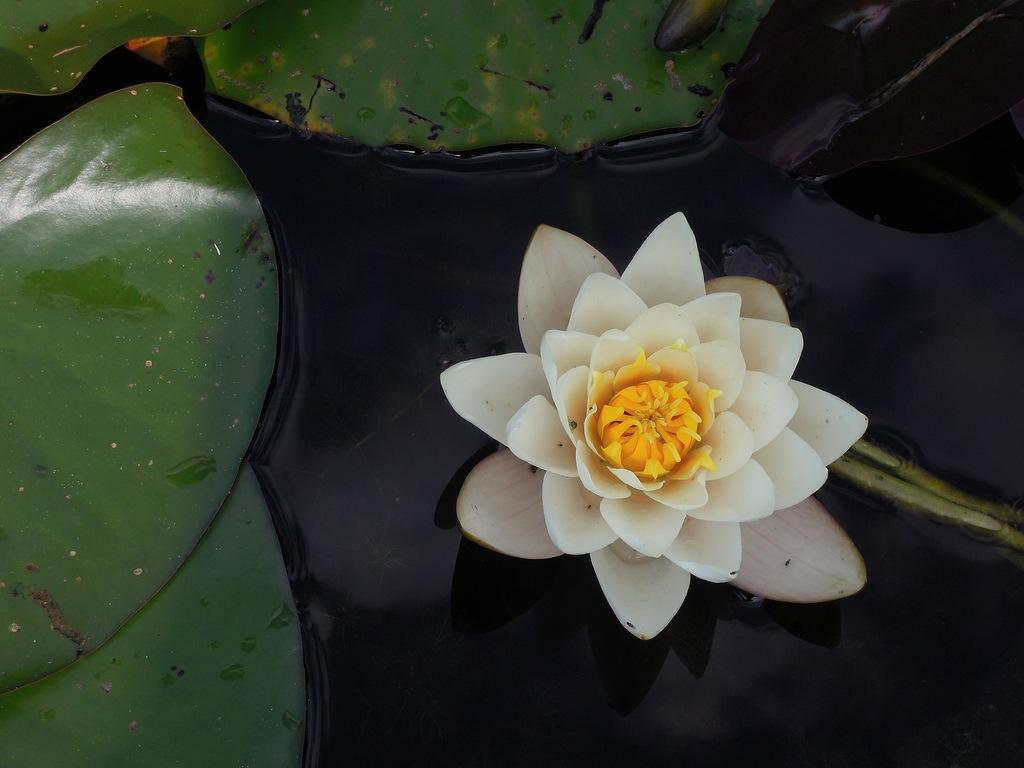
#> input picture Lista 04/Lista 04/flor.jpg, 1024 x 768 px
$ python exercicio01Filtro01.py
#> lines starting #> are read from the running program, lines starting #| are printed output that depends on the picture
from PIL import ImageFilter, Image

img1 = Image.open('flor.jpg')
#> img1 is the input picture: PIL image 1024x768 RGB; mean R, G, B 52.9, 57.6, 45.7

kernel = ImageFilter.Kernel((3, 3), (1, 0, -1, 0, 0, 0, -1, 0, 1), 1, 0)

img2 = img1.filter(kernel)
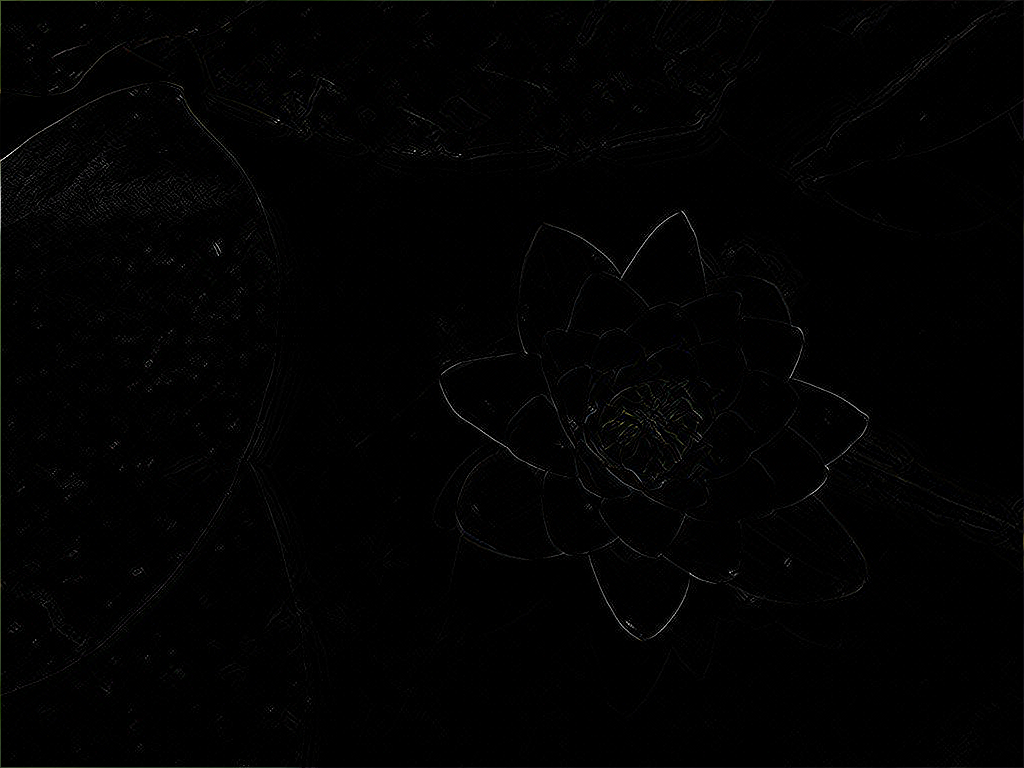
#> img2: PIL image 1024x768 RGB; mean R, G, B 1.9, 1.9, 1.9

img2.save('florFiltro01.jpg')

$ run again, with Lista 04/Lista 04/natureza.jpg copied over Lista 04/Lista 04/flor.jpg
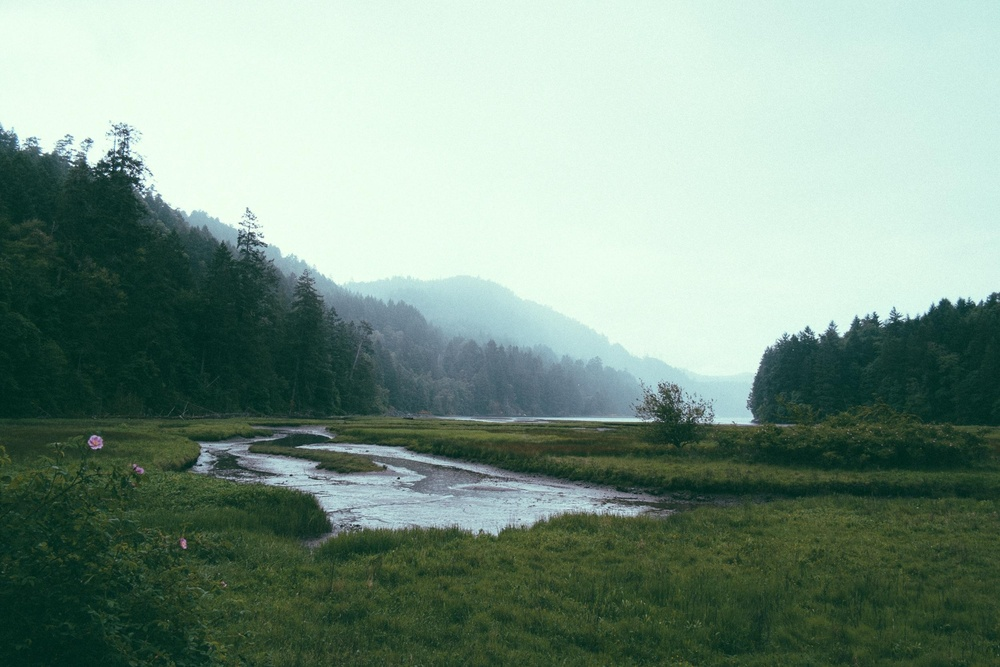
#> input picture Lista 04/Lista 04/natureza.jpg, 1000 x 667 px, shrunk from 2500 x 1667 before the run
#> img1 is the input picture: PIL image 1000x667 RGB; mean R, G, B 125.8, 149.8, 136
#> `img2 = img1.filter(kernel)`:
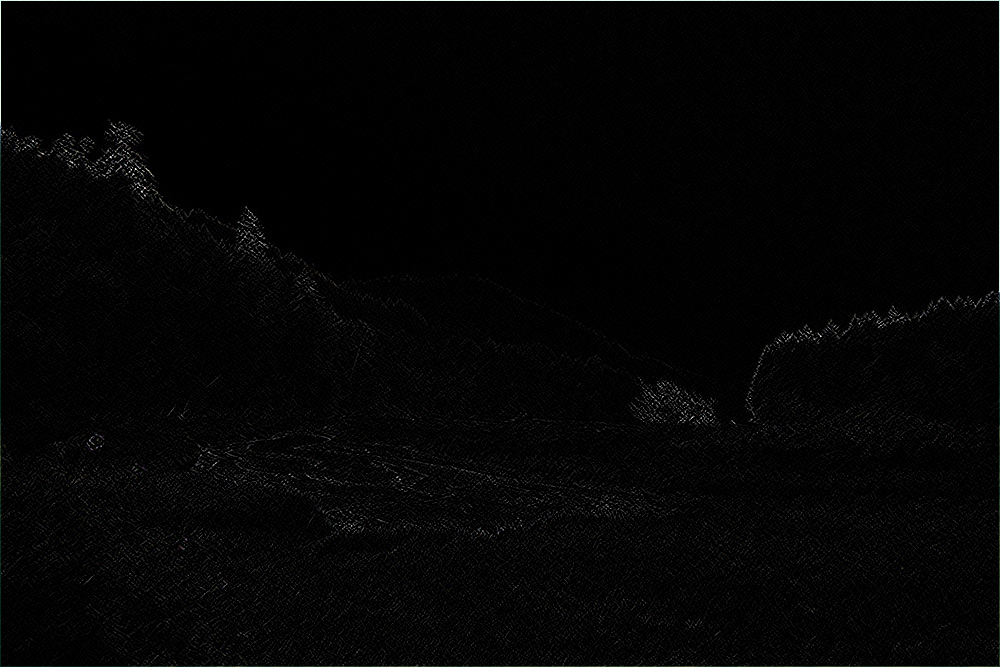
#> img2: PIL image 1000x667 RGB; mean R, G, B 4.3, 4.4, 4.3

$ run again, with Lista 04/Lista 04/xicara.jpg copied over Lista 04/Lista 04/flor.jpg
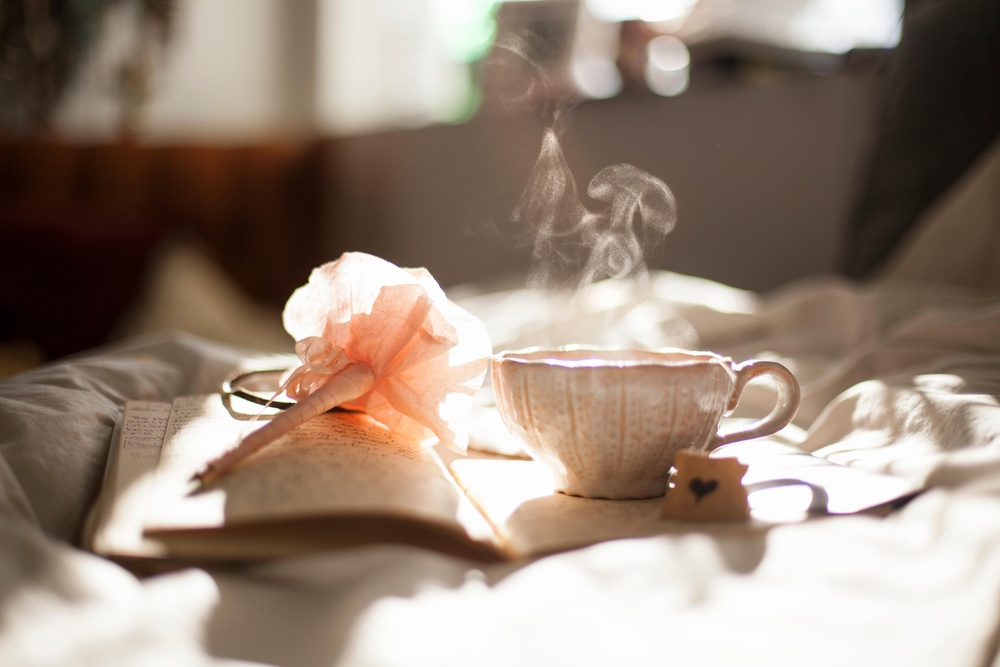
#> input picture Lista 04/Lista 04/xicara.jpg, 1000 x 667 px, shrunk from 5616 x 3744 before the run
#> img1 is the input picture: PIL image 1000x667 RGB; mean R, G, B 151.7, 134.2, 120.7
#> `img2 = img1.filter(kernel)`:
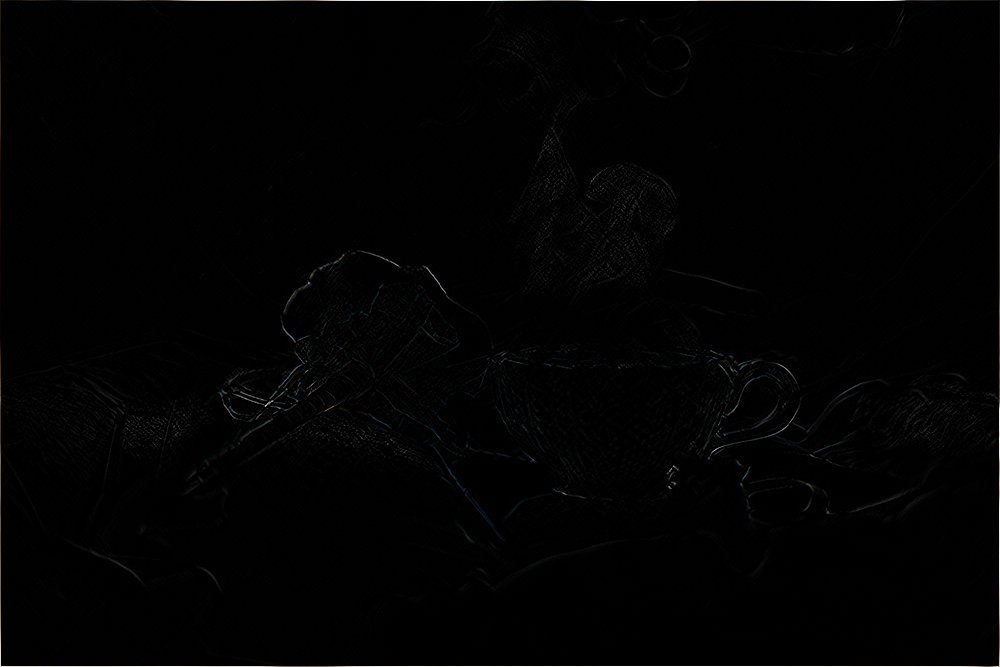
#> img2: PIL image 1000x667 RGB; mean R, G, B 2, 2, 2
